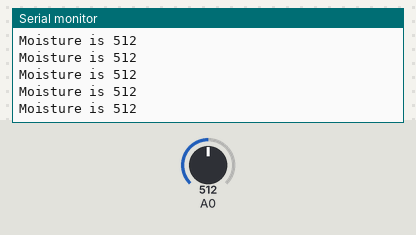
Simulated run of this sketch. Board: Arduino Uno, built with avr-gcc and run on an emulated ATmega328P. Shown: the last lines printed to the serial monitor. Inputs (shaded band) come from the test bench; at power-on: A0 = 512.

Above: at 1.2 s.
1.3 s: A0 set to 716
At 1.31 s:
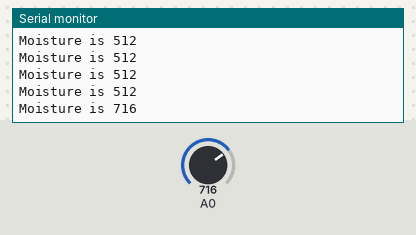
2.8 s: A0 set to 900
At 2.82 s:
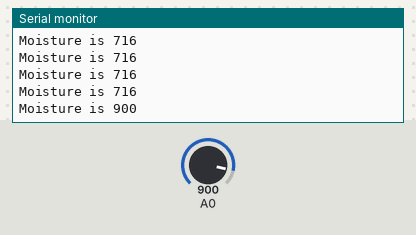
Timing chart, 0 to 5.8 s (numbered marks = the images above; inputs shaded):
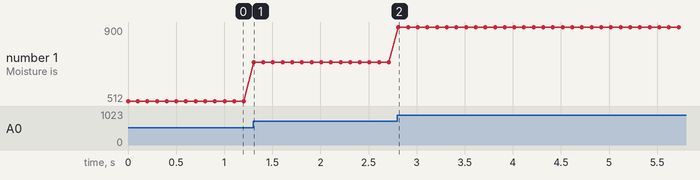

The sketch:

21_moisture_sensor.ino
```cpp
void setup() {
  Serial.begin(9600);  //Open serial port, and set baud rate at 9600bps
}
void loop() {
  int val;
  val = analogRead(0);  //Plug vapor sensor into analog port 0
  Serial.print("Moisture is ");
  Serial.println(val, DEC);  //Read analog value through serial port printed. The second argument DEC specifies that the value should be printed in decimal format. If HEX were used instead of DEC, the value would be printed in hexadecimal format.
  delay(100);
}
```

Measured:
- after the input at 1.3 s, the serial monitor: prints a new line at once (image 1)
- after the input at 2.8 s, the serial monitor: prints a new line at once (image 2)
- plotted number 1: 512 → 716 after the input at 1.3 s, 716 → 900 after the input at 2.8 s
